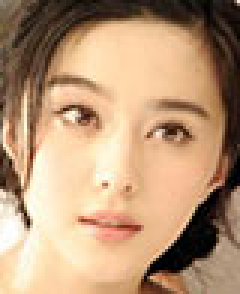
//> input picture PCB/CAN/edison/code/identification/face/7.jpg, 80 x 98 px, given in place of image.jpg, which was not available (shown 3 times larger)
$ ./detectMultiScale   (built with g++ and OpenCV 4)
//> lines starting //> are read from the running program, lines starting //| are printed output that depends on the picture; pictures that were not available may be replaced by others from this repository, and a replacement may not be noted
#include "opencv2/core/core.hpp"
//#include <opencv2/imgproc/imgproc.hpp>
#include "opencv2/opencv.hpp"
#include "opencv2/highgui.hpp"
#include "opencv2/core/utility.hpp"
#include "opencv2/imgproc.hpp"
#include "opencv2/imgcodecs.hpp"

#include <vector>
#include <cstdio>

using namespace std;
using namespace cv;

int FisherFaceTrain(Mat img)
{
    vector<Mat> images;
    vector<int> labels;
    int predicted;
    // images for first person
    images.push_back(imread("face/1.jpg", 0));      // 0 灰度图
    labels.push_back(0);
    images.push_back(imread("face/2.jpg", 0));
    labels.push_back(0);
    images.push_back(imread("face/3.jpg", 0));
    labels.push_back(0);
    images.push_back(imread("face/4.jpg", 0));
    labels.push_back(0);
    images.push_back(imread("face/5.jpg", 0));
    labels.push_back(0);
    images.push_back(imread("face/6.jpg", 0));
    labels.push_back(0);
    /*
    // images for second person
    images.push_back(imread("person1/0.jpg", CV_LOAD_IMAGE_GRAYSCALE));
    labels.push_back(1);
    images.push_back(imread("person1/1.jpg", CV_LOAD_IMAGE_GRAYSCALE));
    labels.push_back(1);
*/
    Ptr<FaceRecognizer> model = createFisherFaceRecognizer();
    model->train(images, labels);

 //   Mat img = imread("person1/2.jpg", CV_LOAD_IMAGE_GRAYSCALE);
    predicted = model->predict(img);
    return predicted;
}


int main(void)
{
    // 【1】加载分类器
    CascadeClassifier cascade;
    cascade.load("haarcascades/haarcascade_frontalface_alt2.xml");

    Mat srcImage, grayImage,dstImage;
    // 【2】读取图片
    srcImage = imread("image.jpg");
//> srcImage is the input picture: 98 rows x 80 cols, CV_8UC3; mean B, G, R 119.1, 150.4, 183.9
    dstImage = srcImage.clone();
//    imshow("【原图】", srcImage);

    grayImage.create(srcImage.size(), srcImage.type());
    cvtColor(srcImage, grayImage, COLOR_BGR2GRAY); // 生成灰度图，提高检测效率
    imwrite( "gray.jpg", grayImage);
    // 定义7种颜色，用于标记人脸
    Scalar colors[] =
    {
        // 红橙黄绿青蓝紫
        {255, 0, 0},
        {255, 97, 0},
        {255, 255, 0},
        {0, 255, 0},
        {0, 255, 255},
        {0, 0, 255},
        {160, 32, 240},
    };

    // 【3】检测
    vector<Rect> faces;
    double t = 0;
    t = (double)getTickCount();
    cascade.detectMultiScale(grayImage, faces, 1.1, 3, 0);  // 分类器对象调用
//> faces = 1 Rect (x, y, width, height): [5, 13, 71, 71]
//    cascade.detectMultiScale(grayImage, rect,1.1, 2, 0,Size(20, 20));
//    detectMultiScale( smallImg, faces,1.3, 2, CV_HAAR_SCALE_IMAGE,Size(30, 30) );
    printf("face number: %d\n", faces.size());
//| face number: 1
    // [9 lines of commented-out code are left out]
    Mat fisherImg;
    Mat srcCuteimg = srcImage(Rect(faces[0].x,faces[0].y,faces[0].width,faces[0].height));
    cvtColor(srcCuteimg, fisherImg, COLOR_BGR2GRAY);
    printf("predicted: %d\n",FisherFaceTrain(fisherImg));
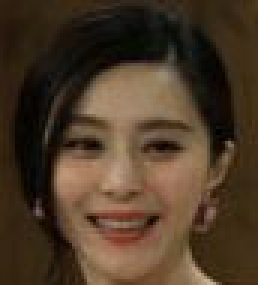
//> input picture PCB/CAN/edison/code/identification/face/1.jpg, 86 x 95 px (shown 3 times larger)
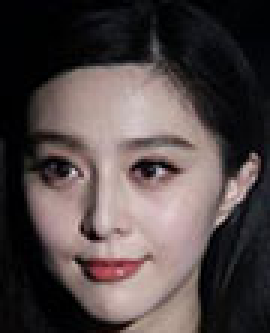
//> input picture PCB/CAN/edison/code/identification/face/2.jpg, 90 x 111 px (shown 3 times larger)
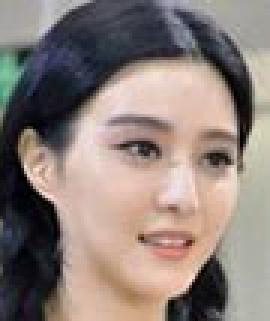
//> input picture PCB/CAN/edison/code/identification/face/3.jpg, 90 x 107 px (shown 3 times larger)
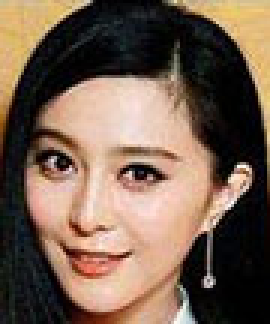
//> input picture PCB/CAN/edison/code/identification/face/4.jpg, 90 x 108 px (shown 3 times larger)
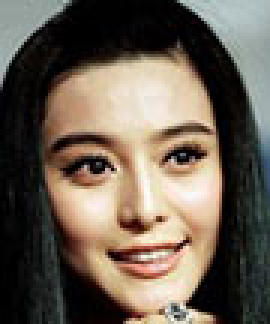
//> input picture PCB/CAN/edison/code/identification/face/5.jpg, 90 x 108 px (shown 3 times larger)
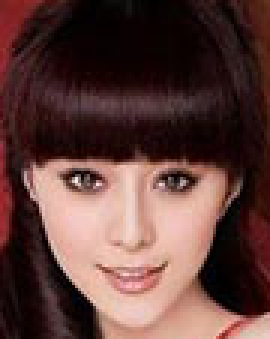
//> input picture PCB/CAN/edison/code/identification/face/6.jpg, 90 x 113 px (shown 3 times larger)
//> in FisherFaceTrain, `images.push_back(imread("face/6.jpg", 0));`:
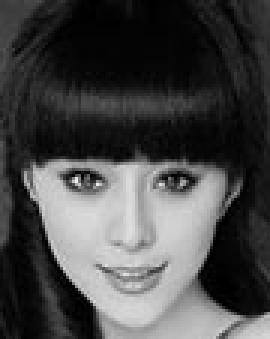
//> images[5]: 113 rows x 90 cols, CV_8UC1 (shown 3 times larger); min 0, max 240, mean 70.5
//> (the run ends here: the program needs code that is not available in this run, at `Ptr<FaceRecognizer> model = createFisherFaceRecognizer();`)
